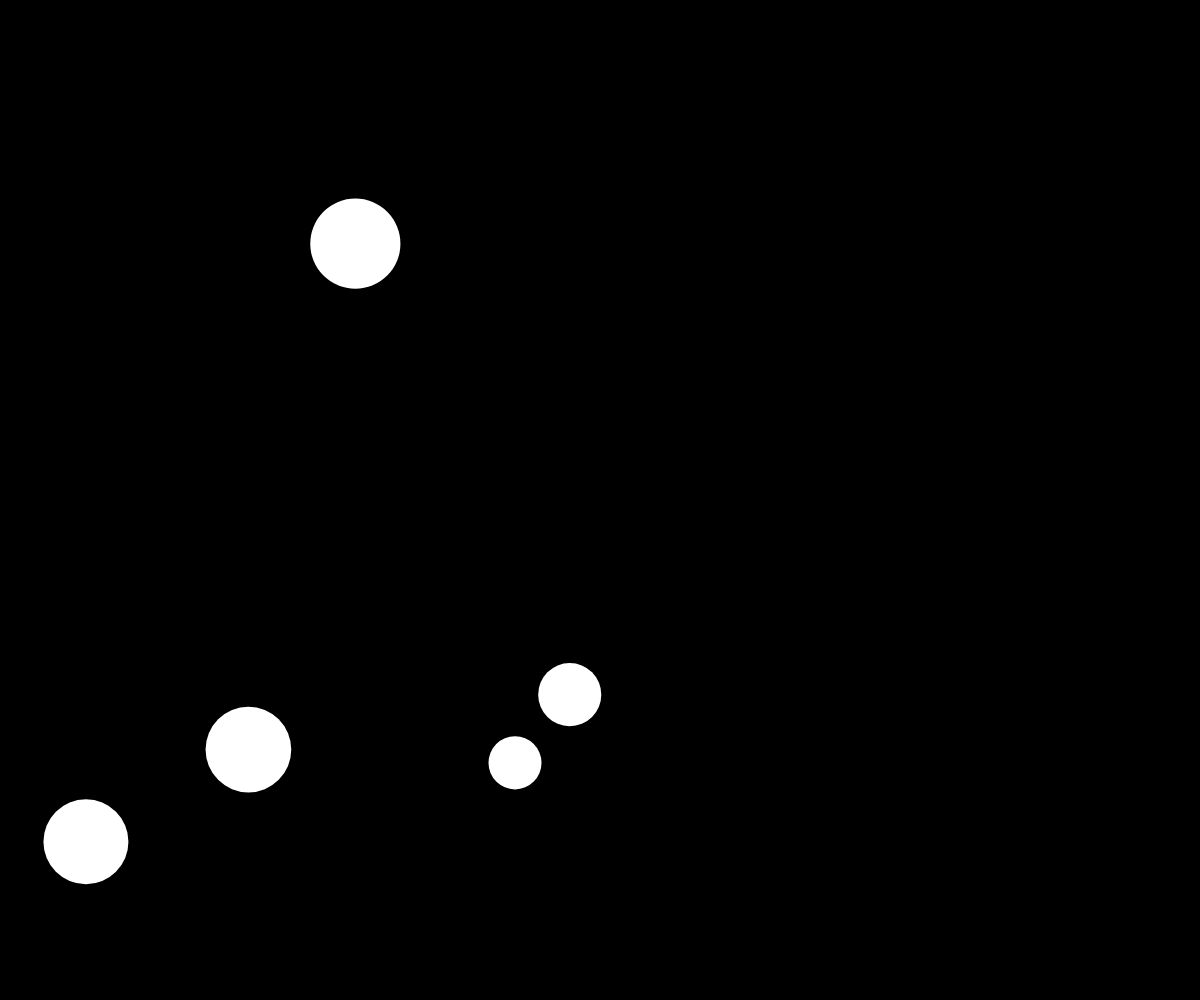
Frame 1 (no input)
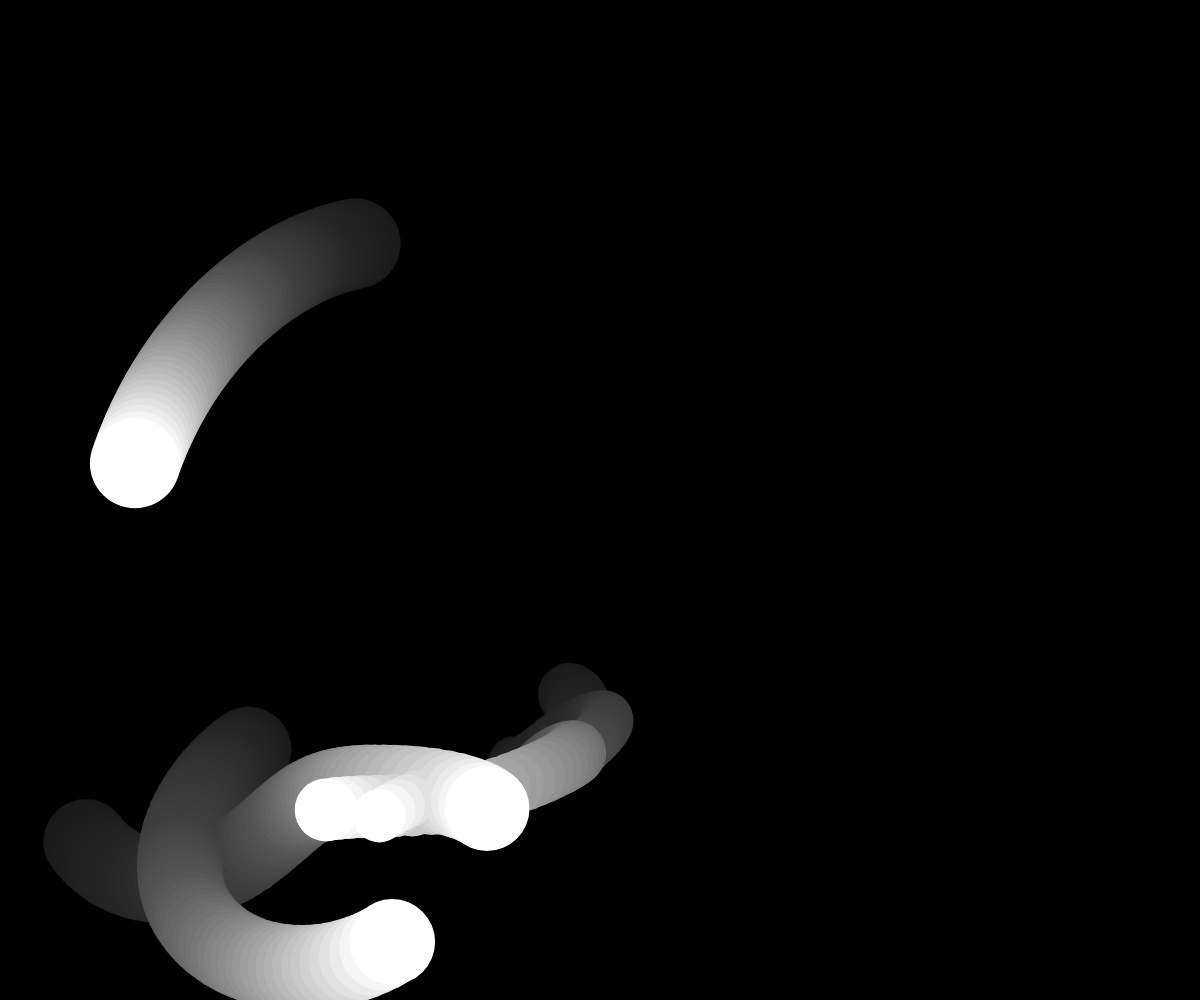
Frame 60 (no input)
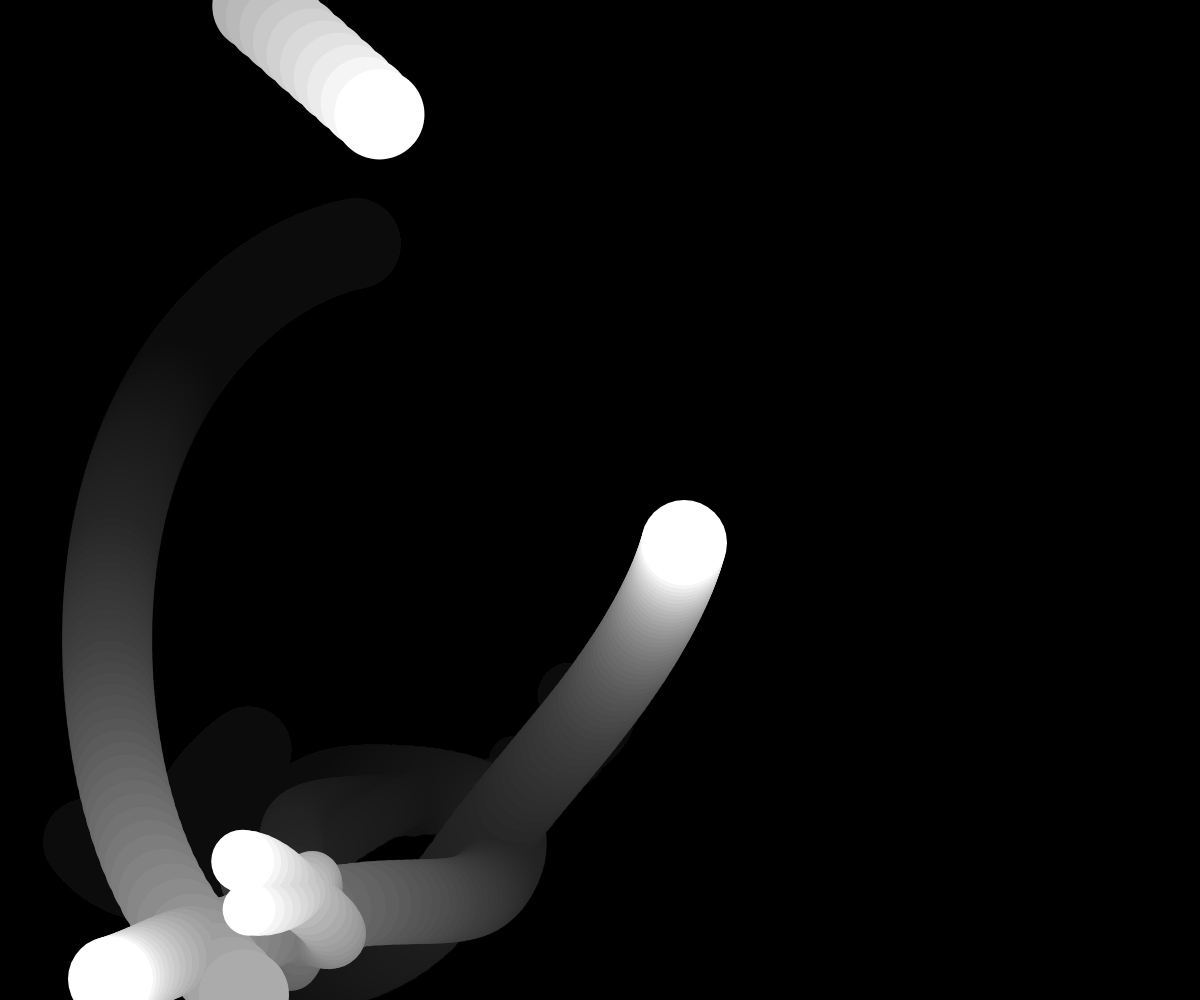
Frame 120 (the mouse pressed at the canvas centre since frame 60)

The p5.js sketch that drew these frames (run headless with seeded random() and noise() and a simulated clock; from frame 60 on, the mouse is pressed at the canvas centre):

// p5.js sketch
// ── sketch.js
/* Three Body Problem - http://www.scholarpedia.org/article/Three_body_problem */

let dt;
let grid;
let bodies = [];

function setup() {
  createCanvas(windowWidth, windowHeight);
  frameRate(60);
  dt = 1/60;

  for (let i = 0; i < 5; i++){
    bodies[i] = new Body(random(100, 200),
                         createVector(random(width), random(height)),
                         p5.Vector.random2D().setMag(random(-100, 100)));
  }
  background(0);
}

function draw() {
  background(0, 10);
  for (let i = 0; i < bodies.length; i++){
    for (let j = 0; j < bodies.length; j++){
      if (i != j) bodies[i].attract(bodies[j]);
    }
    bodies[i].show();
  }
}
// ── body.js
let G = 5e1;  // 6.67408e-11

class Body {
  constructor(mass, pos, vel){
    this.pos = pos;
    this.vel = vel;
    this.mass = mass * 1e3;
    this.radius = mass / 2;
  }

  attract(other){
    /* F = G * (m1 * m2) / (d**2) */
    let d = p5.Vector.dist(this.pos, other.pos);
    let dir = p5.Vector.sub(this.pos, other.pos).normalize();
    let F = G * (this.mass * other.mass) / (d * d);
    F = dir.setMag(F).limit(1e8);
    other.applyForce(F);
  }

  applyForce(F){
    let acc = p5.Vector.div(F, this.mass);
    this.vel.add(p5.Vector.mult(acc, dt));
    this.pos.add(p5.Vector.mult(this.vel, dt));
    if (this.pos.x >  width) this.pos.x = 0;
    if (this.pos.x <      0) this.pos.x = width;
    if (this.pos.y > height) this.pos.y = 0;
    if (this.pos.y <      0) this.pos.y = height;
  }

  show(){
    noStroke();
    circle(this.pos.x, this.pos.y, this.radius);
  }
}
